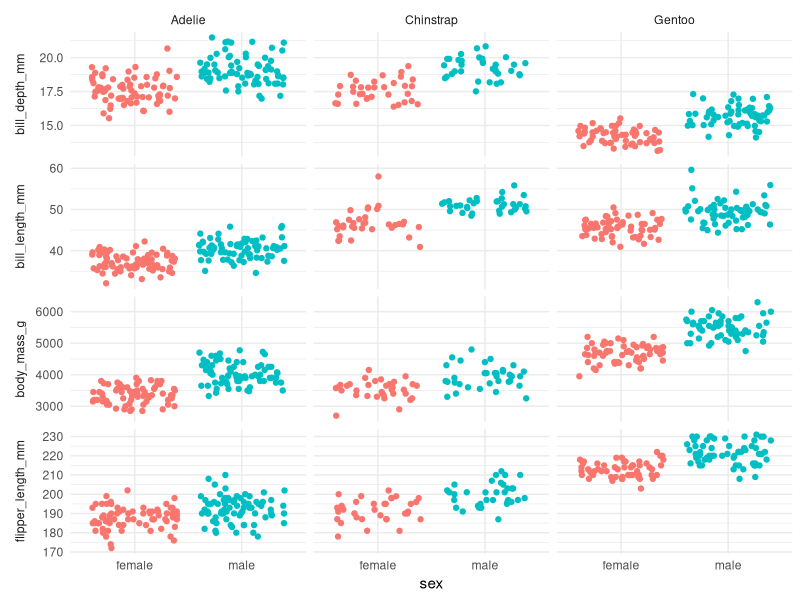
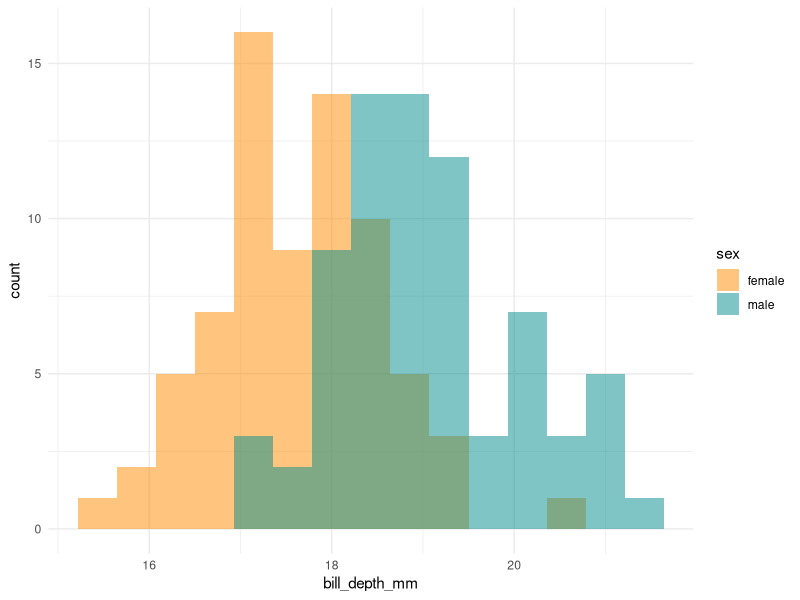
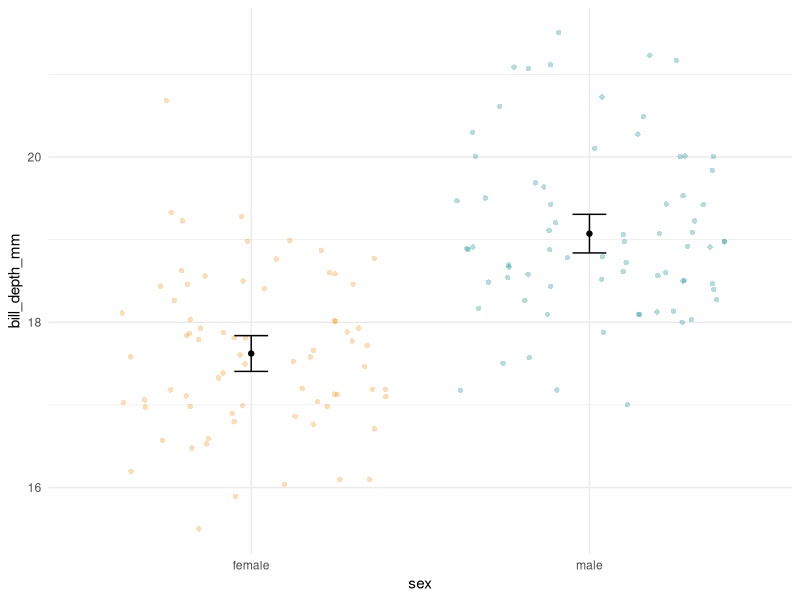

Here is the R script that generated these plots, in order:
#install.packages("palmerpenguins")

#load packages
library(tidyverse)
library(palmerpenguins)

data("penguins")

#about data

head(penguins)

str(penguins)

#sexual dimorphism

penguins %>% 
  select(
    species,
    sex,
    bill_length_mm, 
    bill_depth_mm, 
    flipper_length_mm, 
    body_mass_g
  ) %>% 
  pivot_longer(
    col = where(is.numeric),
    names_to = "variable", 
    values_to = "value"
  ) %>% 
  filter(complete.cases(.)) %>% 
  ggplot(mapping = aes(x = sex, y = value)) +
  geom_jitter(aes(color = sex)) +
  facet_grid(variable ~ species, scales = "free_y", switch = "y") +
  labs(y = NULL) +
  guides(color = "none") +
  theme_minimal() +
  theme(strip.placement = "outside")

#Adelie bill depth

adelie_bill_depth <-
  penguins %>% 
  filter(species == "Adelie") %>% 
  select(sex, bill_depth_mm) %>% 
  filter(complete.cases(.)) %>% 
  print()

#distribution of bill depth
adelie_bill_depth %>% 
  ggplot(aes(x = bill_depth_mm)) +
  geom_histogram(
    aes(fill = sex), 
    bins = 15, 
    alpha = 0.5, 
    position = "identity"
  ) +
  scale_fill_manual(values = c("darkorange","cyan4")) +
  theme_minimal()

#mean and confidence interval
adelie_bill_depth_summary <-
  adelie_bill_depth %>% 
  group_by(sex) %>% 
  summarize(
    n = n(),
    mean = mean(bill_depth_mm),
    sd = sd(bill_depth_mm),
    sem = sd/sqrt(n),
    upper = mean + 1.96 * sem,
    lower = mean - 1.96 * sem
  ) %>% 
  print()

adelie_bill_depth %>% 
  ggplot(aes(x = sex, y = bill_depth_mm)) +
  geom_jitter(aes(color = sex), 
              shape = 16, alpha = 0.3, width = 0.4) +
  geom_errorbar(aes(y = mean, ymax = upper, ymin = lower), 
                data = adelie_bill_depth_summary, width = .1) +
  geom_point(aes(y = mean), 
             data = adelie_bill_depth_summary) +
  scale_color_manual(values = c("darkorange","cyan4")) +
  theme_minimal() +
  guides(color = "none")

#T-test
t.test(formula = bill_depth_mm ~ sex, data = adelie_bill_depth)
